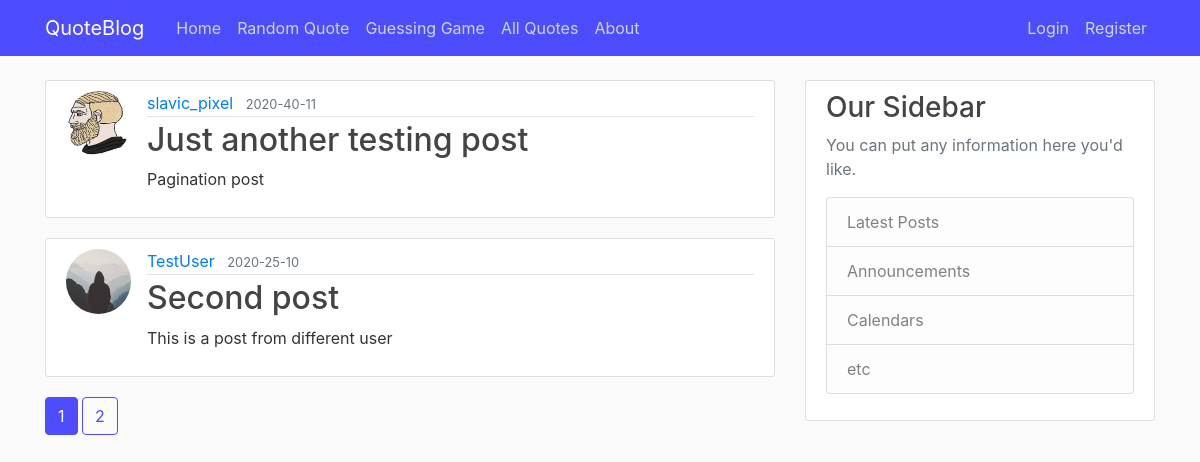
Page /home on the earlier database version.
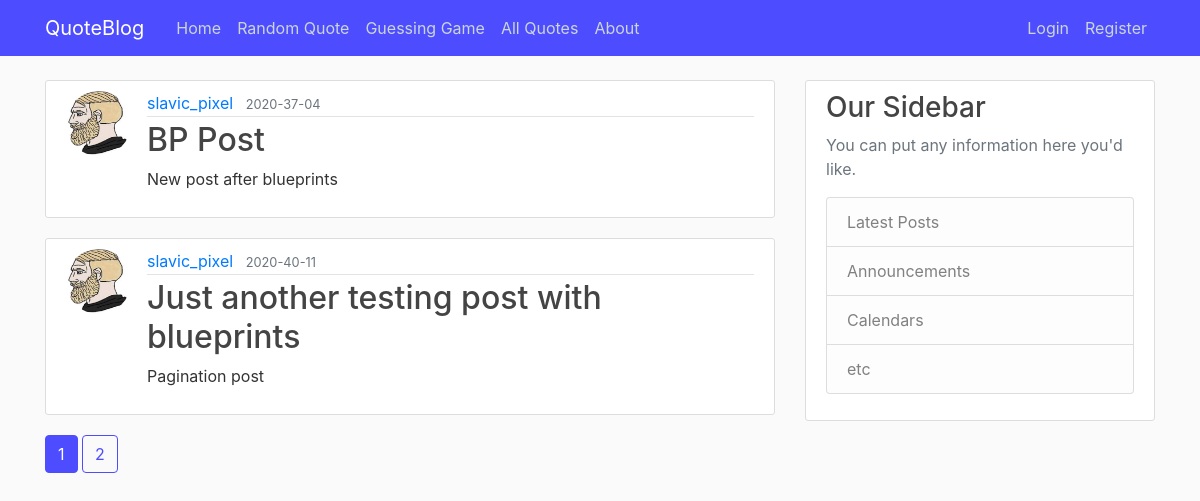
Same page on the later database version.
### quoteblog/models.py (models this page shows, shortened)
class Post(db.Model):
    id = db.Column(db.Integer, primary_key=True)
    title =  db.Column(db.String(100), nullable=False)
    date_posted = db.Column(db.DateTime, nullable=False, default=datetime.utcnow)
    content = db.Column(db.Text, nullable=False)
    user_id = db.Column(db.Integer, db.ForeignKey('user.id'), nullable=False)

class User(db.Model, UserMixin):
    id = db.Column(db.Integer, primary_key=True)
    username = db.Column(db.String(20), unique=True, nullable=False)
    email = db.Column(db.String(120), unique=True, nullable=False)
    image_file = db.Column(db.String(20), nullable=False, default='default.jpg')
    password = db.Column(db.String(60), nullable=False)
    posts = db.relationship('Post', backref='author', lazy=True)

### quoteblog/main/routes.py (the view)
@main.route("/")
@main.route("/home")
def home():
    page = request.args.get('page', 1, type=int)
    posts = Post.query.order_by(Post.date_posted.desc()).paginate(page=page, per_page=2)
    return render_template('home.html', posts=posts)

### quoteblog/templates/home.html
{% extends "layout.html" %}
{% block content %}
    {% for post in posts.items %}
        <article class="media content-section">
          <img class="rounded-circle article-img" src="{{ url_for('static', filename='profile_pics/' + post.author.image_file) }}">
          <div class="media-body">
            <div class="article-metadata">
              <a class="mr-2" href="{{ url_for('users.user_posts', username=post.author.username) }}">{{ post.author.username }}</a>
              <small class="text-muted">{{ post.date_posted.strftime('%Y-%M-%d') }}</small>
            </div>
            <h2><a class="article-title" href="{{ url_for('posts.post', post_id=post.id) }}">{{ post.title }}</a></h2>
            <p class="article-content">{{ post.content }}</p>
          </div>
        </article>
    {% endfor %}
    {% for page_num in posts.iter_pages(left_edge=1, right_edge=1, left_current=1, right_current=2) %}
        {% if page_num %}
          {% if posts.page == page_num %}
            <a class="btn btn-info mb-4" href="{{ url_for('main.home', page=page_num) }}">{{ page_num }}</a>
          {% else %}
            <a class="btn btn-outline-info mb-4" href="{{ url_for('main.home', page=page_num) }}">{{ page_num }}</a>
          {% endif %}
        {% else %}
          ...
        {% endif %}
    {% endfor %}
{% endblock content %}

Differences in the rows shown:
no longer on this page (row unchanged): Post: image_file (placeholder picture), author.username "TestUser", date_posted "2020-25-10", title "Second post", content "This is a post from different user"
added Post: image_file (picture), author.username "slavic_pixel", date_posted "2020-37-04", title "BP Post", content "New post after blueprints"
changed Post "Pagination post": title "Just another testing post" → "Just another testing post with blueprints"
